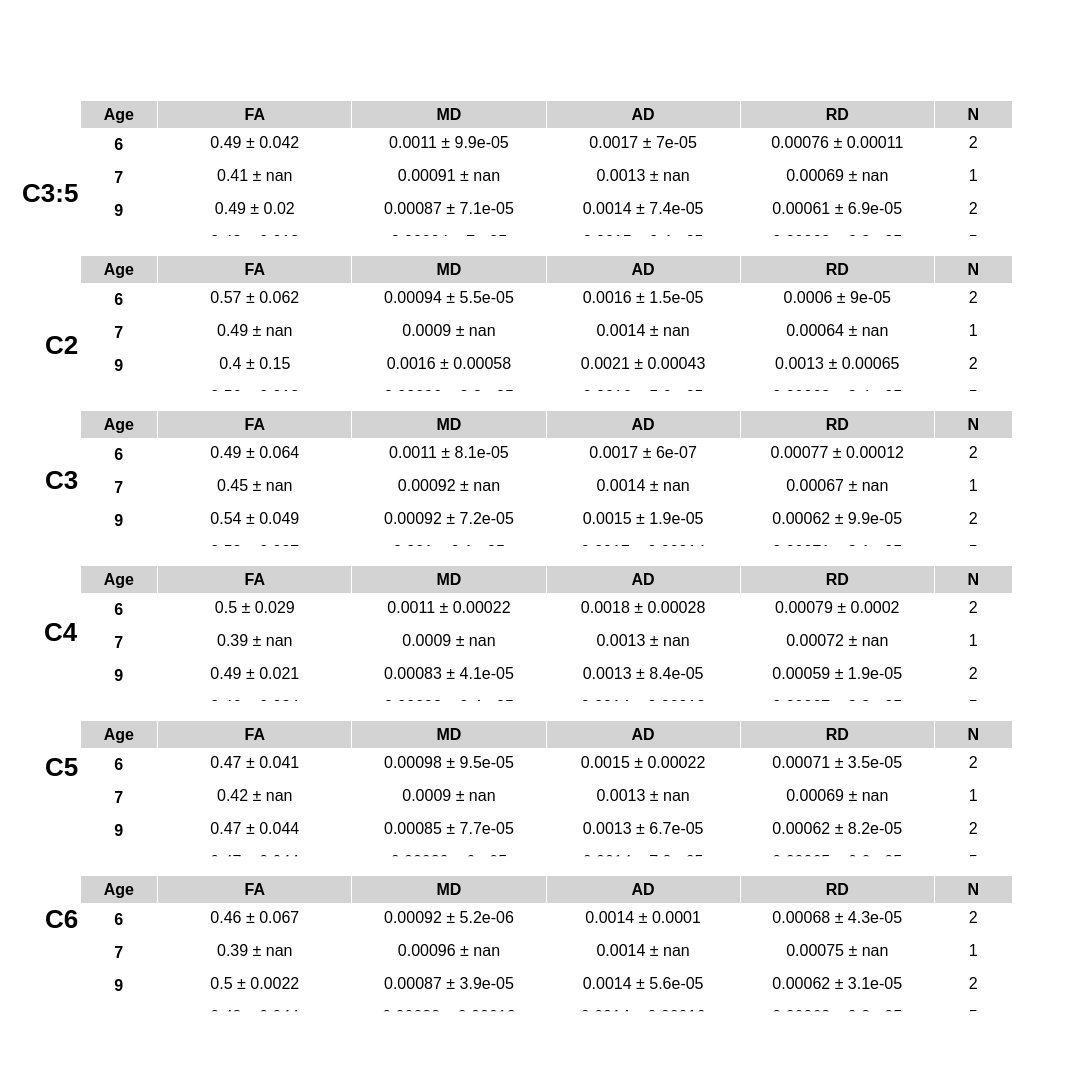

The code cell stored with this chart in its notebook:
### Code cell
plot_mean_std_table(DTI_df, label='gray matter')

### Figure 1 — Plotly figure (JSON) as saved in the notebook; plotly's stock layout.template omitted (floating-point values rounded to 4 significant figures)
{"data": [{"cells": {"align": "center", "fill": {"color": "white"}, "font": {"color": "black", "family": "Arial", "size": 16}, "height": 30, "values": [["<b>6</b>", "<b>7</b>", "<b>9</b>", "<b>10</b>", "<b>11</b>", "<b>12</b>", "<b>13</b>", "<b>14</b>", "<b>15</b>", "<b>16</b>", "<b>17</b>"], ["0.49 ± 0.042", "0.41 ± nan", "0.49 ± 0.02", "0.48 ± 0.018", "0.53 ± 0.029", "0.55 ± 0.04", "0.56 ± 0.07", "0.56 ± 0.044", "0.57 ± 0.038", "0.57 ± 0.048", "0.59 ± 0.033"], ["0.0011 ± 9.9e-05", "0.00091 ± nan", "0.00087 ± 7.1e-05", "0.00094 ± 7e-05", "0.00088 ± 3.9e-05", "0.00088 ± 3.9e-05", "0.00087 ± 7.3e-05", "0.00089 ± 0.0001", "0.00089 ± 6.6e-05", "0.0009 ± 5.4e-05", "0.00086 ± 5.4e-05"], ["0.0017 ± 7e-05", "0.0013 ± nan", "0.0014 ± 7.4e-05", "0.0015 ± 9.4e-05", "0.0014 ± 9.1e-05", "0.0015 ± 4.8e-05", "0.0015 ± 0.00011", "0.0015 ± 9.8e-05", "0.0015 ± 8.3e-05", "0.0015 ± 7.8e-05", "0.0015 ± 7e-05"], ["0.00076 ± 0.00011", "0.00069 ± nan", "0.00061 ± 6.9e-05", "0.00068 ± 6.2e-05", "0.0006 ± 2.2e-05", "0.00058 ± 5.1e-05", "0.00056 ± 9.1e-05", "0.00058 ± 0.0001", "0.00057 ± 7e-05", "0.00058 ± 7e-05", "0.00054 ± 5.9e-05"], [2, 1, 2, 5, 4, 7, 8, 6, 12, 14, 9]]}, "columnwidth": [80, 200, 200, 200, 200, 80], "domain": {"x": [0, 1], "y": [0.85, 1]}, "header": {"align": "center", "fill": {"color": "lightgrey"}, "font": {"color": "black", "family": "Arial", "size": 16, "weight": "bold"}, "values": ["Age", "FA", "MD", "AD", "RD", "N"]}, "type": "table"}, {"cells": {"align": "center", "fill": {"color": "white"}, "font": {"color": "black", "family": "Arial", "size": 16}, "height": 30, "values": [["<b>6</b>", "<b>7</b>", "<b>9</b>", "<b>10</b>", "<b>11</b>", "<b>12</b>", "<b>13</b>", "<b>14</b>", "<b>15</b>", "<b>16</b>", "<b>17</b>"], ["0.57 ± 0.062", "0.49 ± nan", "0.4 ± 0.15", "0.56 ± 0.013", "0.61 ± 0.035", "0.57 ± 0.05", "0.56 ± 0.061", "0.61 ± 0.069", "0.62 ± 0.044", "0.61 ± 0.068", "0.6 ± 0.071"], ["0.00094 ± 5.5e-05", "0.0009 ± nan", "0.0016 ± 0.00058", "0.00096 ± 3.8e-05", "0.00093 ± 6.1e-05", "0.00095 ± 8.3e-05", "0.00097 ± 4.9e-05", "0.00091 ± 0.00012", "0.00094 ± 5.8e-05", "0.00097 ± 0.00017", "0.00095 ± 0.00014"], ["0.0016 ± 1.5e-05", "0.0014 ± nan", "0.0021 ± 0.00043", "0.0016 ± 5.6e-05", "0.0016 ± 6.5e-05", "0.0016 ± 7.1e-05", "0.0016 ± 8.9e-05", "0.0016 ± 0.0001", "0.0017 ± 8.7e-05", "0.0017 ± 0.0002", "0.0016 ± 0.00017"], ["0.0006 ± 9e-05", "0.00064 ± nan", "0.0013 ± 0.00065", "0.00063 ± 3.4e-05", "0.00058 ± 6.6e-05", "0.00063 ± 0.0001", "0.00065 ± 8.7e-05", "0.00055 ± 0.00014", "0.00057 ± 7.1e-05", "0.00061 ± 0.00017", "0.00061 ± 0.00014"], [2, 1, 2, 5, 4, 6, 6, 6, 11, 14, 9]]}, "columnwidth": [80, 200, 200, 200, 200, 80], "domain": {"x": [0, 1], "y": [0.68, 0.83]}, "header": {"align": "center", "fill": {"color": "lightgrey"}, "font": {"color": "black", "family": "Arial", "size": 16, "weight": "bold"}, "values": ["Age", "FA", "MD", "AD", "RD", "N"]}, "type": "table"}, {"cells": {"align": "center", "fill": {"color": "white"}, "font": {"color": "black", "family": "Arial", "size": 16}, "height": 30, "values": [["<b>6</b>", "<b>7</b>", "<b>9</b>", "<b>10</b>", "<b>11</b>", "<b>12</b>", "<b>13</b>", "<b>14</b>", "<b>15</b>", "<b>16</b>", "<b>17</b>"], ["0.49 ± 0.064", "0.45 ± nan", "0.54 ± 0.049", "0.52 ± 0.027", "0.55 ± 0.029", "0.57 ± 0.022", "0.57 ± 0.052", "0.6 ± 0.049", "0.6 ± 0.042", "0.59 ± 0.063", "0.59 ± 0.067"], ["0.0011 ± 8.1e-05", "0.00092 ± nan", "0.00092 ± 7.2e-05", "0.001 ± 9.1e-05", "0.00091 ± 6.3e-05", "0.00094 ± 5.5e-05", "0.00088 ± 0.00014", "0.00092 ± 9.6e-05", "0.00092 ± 0.00012", "0.00096 ± 0.0001", "0.00093 ± 9.6e-05"], ["0.0017 ± 6e-07", "0.0014 ± nan", "0.0015 ± 1.9e-05", "0.0017 ± 0.00014", "0.0015 ± 0.0001", "0.0016 ± 8.1e-05", "0.0015 ± 0.00025", "0.0016 ± 0.00011", "0.0016 ± 0.00013", "0.0017 ± 9.3e-05", "0.0016 ± 0.0001"], ["0.00077 ± 0.00012", "0.00067 ± nan", "0.00062 ± 9.9e-05", "0.00071 ± 8.1e-05", "0.00061 ± 5.3e-05", "0.0006 ± 5e-05", "0.00057 ± 0.0001", "0.00057 ± 0.0001", "0.00057 ± 0.00011", "0.00062 ± 0.00013", "0.00059 ± 0.00012"], [2, 1, 2, 5, 4, 7, 8, 6, 12, 14, 9]]}, "columnwidth": [80, 200, 200, 200, 200, 80], "domain": {"x": [0, 1], "y": [0.51, 0.66]}, "header": {"align": "center", "fill": {"color": "lightgrey"}, "font": {"color": "black", "family": "Arial", "size": 16, "weight": "bold"}, "values": ["Age", "FA", "MD", "AD", "RD", "N"]}, "type": "table"}, {"cells": {"align": "center", "fill": {"color": "white"}, "font": {"color": "black", "family": "Arial", "size": 16}, "height": 30, "values": [["<b>6</b>", "<b>7</b>", "<b>9</b>", "<b>10</b>", "<b>11</b>", "<b>12</b>", "<b>13</b>", "<b>14</b>", "<b>15</b>", "<b>16</b>", "<b>17</b>"], ["0.5 ± 0.029", "0.39 ± nan", "0.49 ± 0.021", "0.46 ± 0.024", "0.51 ± 0.035", "0.54 ± 0.046", "0.57 ± 0.076", "0.56 ± 0.036", "0.57 ± 0.04", "0.57 ± 0.044", "0.6 ± 0.038"], ["0.0011 ± 0.00022", "0.0009 ± nan", "0.00083 ± 4.1e-05", "0.00092 ± 9.4e-05", "0.00087 ± 4.9e-05", "0.00086 ± 4.1e-05", "0.00086 ± 5.5e-05", "0.00087 ± 8.9e-05", "0.00087 ± 5e-05", "0.00088 ± 7.8e-05", "0.00084 ± 4.5e-05"], ["0.0018 ± 0.00028", "0.0013 ± nan", "0.0013 ± 8.4e-05", "0.0014 ± 0.00012", "0.0014 ± 0.00011", "0.0014 ± 6.9e-05", "0.0015 ± 0.00013", "0.0015 ± 9.5e-05", "0.0015 ± 7e-05", "0.0015 ± 9.9e-05", "0.0015 ± 4.7e-05"], ["0.00079 ± 0.0002", "0.00072 ± nan", "0.00059 ± 1.9e-05", "0.00067 ± 8.8e-05", "0.00061 ± 4.1e-05", "0.00058 ± 5.1e-05", "0.00055 ± 8.2e-05", "0.00056 ± 9e-05", "0.00055 ± 5.9e-05", "0.00057 ± 8.2e-05", "0.00052 ± 5.3e-05"], [2, 1, 2, 5, 4, 7, 8, 6, 12, 14, 9]]}, "columnwidth": [80, 200, 200, 200, 200, 80], "domain": {"x": [0, 1], "y": [0.34, 0.49]}, "header": {"align": "center", "fill": {"color": "lightgrey"}, "font": {"color": "black", "family": "Arial", "size": 16, "weight": "bold"}, "values": ["Age", "FA", "MD", "AD", "RD", "N"]}, "type": "table"}, {"cells": {"align": "center", "fill": {"color": "white"}, "font": {"color": "black", "family": "Arial", "size": 16}, "height": 30, "values": [["<b>6</b>", "<b>7</b>", "<b>9</b>", "<b>10</b>", "<b>11</b>", "<b>12</b>", "<b>13</b>", "<b>14</b>", "<b>15</b>", "<b>16</b>", "<b>17</b>"], ["0.47 ± 0.041", "0.42 ± nan", "0.47 ± 0.044", "0.47 ± 0.044", "0.54 ± 0.063", "0.53 ± 0.071", "0.54 ± 0.092", "0.52 ± 0.056", "0.52 ± 0.054", "0.54 ± 0.056", "0.58 ± 0.072"], ["0.00098 ± 9.5e-05", "0.0009 ± nan", "0.00085 ± 7.7e-05", "0.00089 ± 6e-05", "0.00085 ± 3.7e-05", "0.00085 ± 5.2e-05", "0.00087 ± 8.8e-05", "0.0009 ± 0.00013", "0.00088 ± 6.6e-05", "0.00085 ± 2.6e-05", "0.00081 ± 0.00011"], ["0.0015 ± 0.00022", "0.0013 ± nan", "0.0013 ± 6.7e-05", "0.0014 ± 7.8e-05", "0.0014 ± 9.9e-05", "0.0014 ± 6.1e-05", "0.0014 ± 0.00011", "0.0015 ± 0.00012", "0.0014 ± 6.4e-05", "0.0014 ± 0.0001", "0.0014 ± 0.00012"], ["0.00071 ± 3.5e-05", "0.00069 ± nan", "0.00062 ± 8.2e-05", "0.00065 ± 6.6e-05", "0.00057 ± 6e-05", "0.00057 ± 7.7e-05", "0.00058 ± 0.00012", "0.00062 ± 0.00013", "0.0006 ± 8.3e-05", "0.00056 ± 4.2e-05", "0.00052 ± 0.0001"], [2, 1, 2, 5, 4, 7, 8, 6, 12, 14, 9]]}, "columnwidth": [80, 200, 200, 200, 200, 80], "domain": {"x": [0, 1], "y": [0.17, 0.32]}, "header": {"align": "center", "fill": {"color": "lightgrey"}, "font": {"color": "black", "family": "Arial", "size": 16, "weight": "bold"}, "values": ["Age", "FA", "MD", "AD", "RD", "N"]}, "type": "table"}, {"cells": {"align": "center", "fill": {"color": "white"}, "font": {"color": "black", "family": "Arial", "size": 16}, "height": 30, "values": [["<b>6</b>", "<b>7</b>", "<b>9</b>", "<b>10</b>", "<b>11</b>", "<b>12</b>", "<b>13</b>", "<b>14</b>", "<b>15</b>", "<b>16</b>", "<b>17</b>"], ["0.46 ± 0.067", "0.39 ± nan", "0.5 ± 0.0022", "0.48 ± 0.044", "0.52 ± 0.05", "0.52 ± 0.067", "0.52 ± 0.1", "0.52 ± 0.075", "0.54 ± 0.049", "0.54 ± 0.046", "0.56 ± 0.048"], ["0.00092 ± 5.2e-06", "0.00096 ± nan", "0.00087 ± 3.9e-05", "0.00088 ± 0.00012", "0.00084 ± 3.3e-05", "0.00087 ± 4.6e-05", "0.00086 ± 9.6e-05", "0.00092 ± 0.00013", "0.00089 ± 4.8e-05", "0.00089 ± 6.7e-05", "0.00086 ± 8.8e-05"], ["0.0014 ± 0.0001", "0.0014 ± nan", "0.0014 ± 5.6e-05", "0.0014 ± 0.00016", "0.0014 ± 4.9e-05", "0.0014 ± 4.2e-05", "0.0014 ± 8.6e-05", "0.0015 ± 0.00011", "0.0015 ± 7.9e-05", "0.0015 ± 0.00011", "0.0015 ± 0.00013"], ["0.00068 ± 4.3e-05", "0.00075 ± nan", "0.00062 ± 3.1e-05", "0.00063 ± 9.8e-05", "0.00058 ± 4.9e-05", "0.0006 ± 7.6e-05", "0.00059 ± 0.00013", "0.00063 ± 0.00015", "0.00059 ± 6.2e-05", "0.0006 ± 6.6e-05", "0.00057 ± 8.3e-05"], [2, 1, 2, 5, 4, 6, 7, 5, 11, 14, 8]]}, "columnwidth": [80, 200, 200, 200, 200, 80], "domain": {"x": [0, 1], "y": [0, 0.15]}, "header": {"align": "center", "fill": {"color": "lightgrey"}, "font": {"color": "black", "family": "Arial", "size": 16, "weight": "bold"}, "values": ["Age", "FA", "MD", "AD", "RD", "N"]}, "type": "table"}], "layout": {"annotations": [{"align": "right", "font": {"color": "black", "family": "Arial", "size": 26, "weight": "bold"}, "showarrow": false, "text": "C3:5", "x": 0, "xanchor": "right", "xref": "paper", "y": 0.9167, "yref": "paper"}, {"align": "right", "font": {"color": "black", "family": "Arial", "size": 26, "weight": "bold"}, "showarrow": false, "text": "C2", "x": 0, "xanchor": "right", "xref": "paper", "y": 0.75, "yref": "paper"}, {"align": "right", "font": {"color": "black", "family": "Arial", "size": 26, "weight": "bold"}, "showarrow": false, "text": "C3", "x": 0, "xanchor": "right", "xref": "paper", "y": 0.5833, "yref": "paper"}, {"align": "right", "font": {"color": "black", "family": "Arial", "size": 26, "weight": "bold"}, "showarrow": false, "text": "C4", "x": 0, "xanchor": "right", "xref": "paper", "y": 0.4167, "yref": "paper"}, {"align": "right", "font": {"color": "black", "family": "Arial", "size": 26, "weight": "bold"}, "showarrow": false, "text": "C5", "x": 0, "xanchor": "right", "xref": "paper", "y": 0.25, "yref": "paper"}, {"align": "right", "font": {"color": "black", "family": "Arial", "size": 26, "weight": "bold"}, "showarrow": false, "text": "C6", "x": 0, "xanchor": "right", "xref": "paper", "y": 0.08333, "yref": "paper"}], "height": 2880, "margin": {"l": 80}, "showlegend": false, "width": 1200}}
